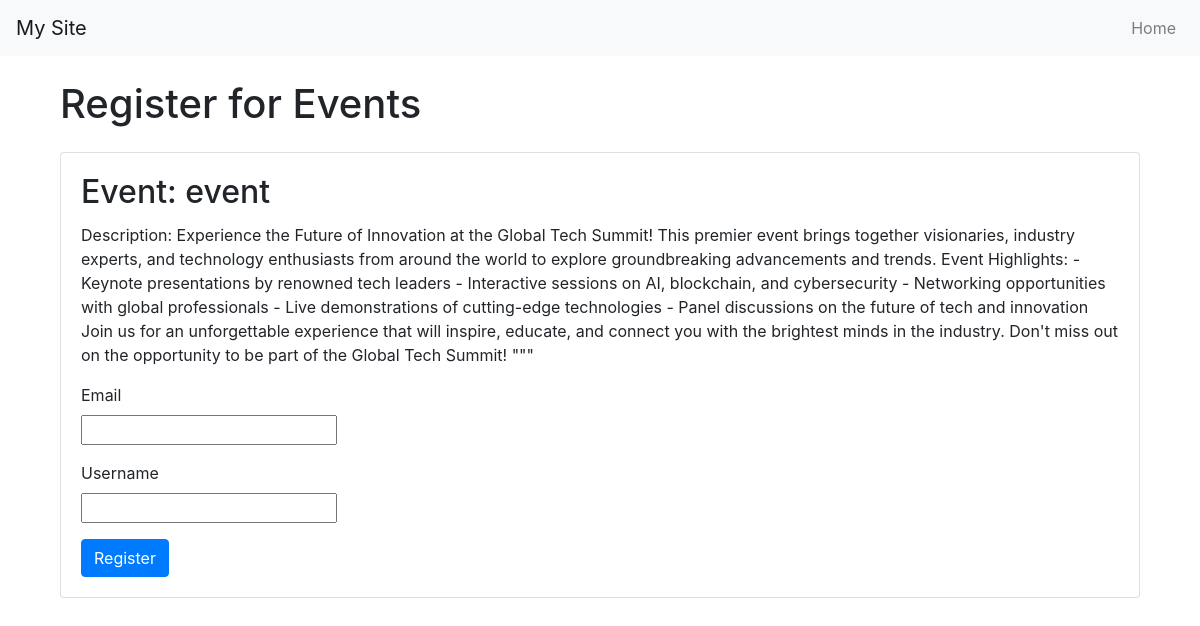
Page /register/3 on the committed database.
### events/models.py (models this page shows, shortened)
class Event(models.Model):
    name = models.CharField(max_length=100)
    description = models.TextField()
    date = models.DateTimeField(default=timezone.now)
    location = models.CharField(max_length=100)

### events/views.py (the view)
# urls.py: path('register/<int:id>', views.register, name='register'),
def register(request, id):
    event = get_object_or_404(Event, id=id)
    if request.method == 'POST':
        form = RegistrationForm(request.POST, fields=['username', 'email'])
        if form.is_valid():
            registration = form.save(commit=False)
            registration.event = event
            registration.token = get_random_string(32)
            try:
                registration.save()
                relative_url = reverse('manage_registration', args=[registration.token])
                confirmation_email = request.build_absolute_uri(relative_url)
                subject = 'Event Registration Confirmation'
                message = f"Please click the link below to confirm your registration for the event: {event.name} {confirmation_email}"
                from_email = 'nati@gmail.com'
                recipient_email = [registration.email]
                send_mail(subject, message, from_email, recipient_email, fail_silently=False)
                return render(request, 'event/registration_success.html', {'event': event })
            except ValidationError as e:
                 return render(request, 'event/registration_error.html', {'error_message': e.message})
    else:
        form = RegistrationForm(fields=['username', 'email'])
        context = {'form': form, 'event': event}
        return render(request, 'event/register.html', context)

### events/forms.py (shortened to what this page needs)
class RegistrationForm(ModelForm):
    class Meta:
        model = Registration
        fields = '__all__'
    def __init__(self, *args, **kwargs):
        fields = kwargs.pop('fields', None)
        super().__init__(*args, **kwargs)
        if fields:
            allowed = set(fields)
            existing = set(self.fields)
            for field_name in existing - allowed:
                print(field_name)
                self.fields.pop(field_name)

### events/templates/event/register.html (shortened to what this page needs)
{% extends 'base.html' %}
{% block content %}
<div class="container">
    <h1 class="my-4">Register for Events</h1>
    <div class="card">
        <div class="card-body">
            <h2 class="card-title">Event: {{ event.name }}</h2>
            <p class="card-text">Description: {{ event.description }}</p>
            <form method="POST">
                <div class="form-group">
                    <label for="email">Email</label>
                    {{ form.email }}
                </div>
                <div class="form-group">
                    <label for="username">Username</label>
                    {{ form.username }}
                </div>
                <button type="submit" class="btn btn-primary">Register</button>
            </form>
        </div>
    </div>
</div>
{% endblock content %}

### events/templates/base.html (style rules this page uses)
body { padding-top: 56px; }
.container { margin-top: 20px; }

### events/templates/event/register.html (style rules this page uses)
.form-group label { display: block; }
.form-group input { box-sizing: border-box; }

### rows in the picture
Event: name "event", description "Experience the Future of Innovation at the Global Tech Summit! This premier event brings together visionaries, industry experts, and technology enthusiasts from around the world to explore groundbreaking advancements and trends. Event Highlights: - Keynote presentations by renowned tech leaders - Interactive sessions on AI, blockchain, and cybersecurity - Networking opportunities with global professionals - Live demonstrations of cutting-edge technologies - Panel discussions on the future of tech and innovation Join us for an unforgettable experience that will inspire, educate, and connect you with the brightest minds in the industry. Don't miss out on the opportunity to be part of the…"
